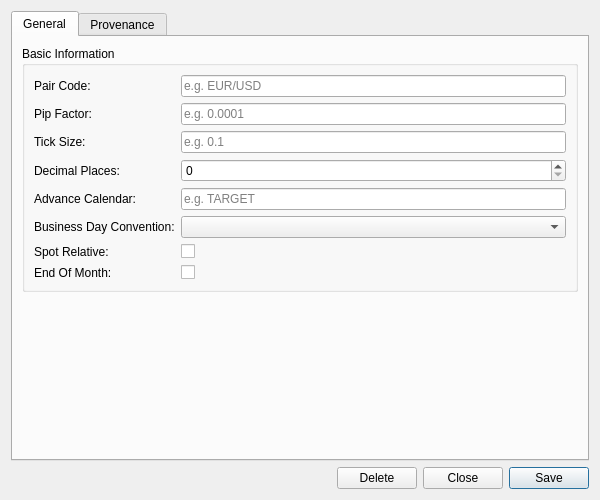
<?xml version="1.0" encoding="UTF-8"?>
<ui version="4.0">
 <class>CurrencyPairConventionDetailDialog</class>
 <widget class="QWidget" name="CurrencyPairConventionDetailDialog">
  <property name="geometry">
   <rect>
    <x>0</x>
    <y>0</y>
    <width>600</width>
    <height>500</height>
   </rect>
  </property>
  <property name="sizePolicy">
   <sizepolicy hsizetype="Preferred" vsizetype="Preferred">
    <horstretch>0</horstretch>
    <verstretch>0</verstretch>
   </sizepolicy>
  </property>
  <property name="minimumSize">
   <size>
    <width>600</width>
    <height>500</height>
   </size>
  </property>
  <property name="windowTitle">
   <string>Currency Pair Convention Details</string>
  </property>
  <layout class="QVBoxLayout" name="verticalLayout">
   <item>
    <widget class="QTabWidget" name="tabWidget">
     <property name="currentIndex"><number>0</number></property>
     <widget class="QWidget" name="generalTab">
      <attribute name="title"><string>General</string></attribute>
      <layout class="QVBoxLayout" name="generalLayout">
       <item>
        <widget class="QGroupBox" name="basicInfoGroup">
         <property name="title">
          <string>Basic Information</string>
         </property>
         <layout class="QFormLayout" name="formLayout">
          <item row="0" column="0">
           <widget class="QLabel" name="labelPairCode">
            <property name="text">
             <string>Pair Code:</string>
            </property>
           </widget>
          </item>
          <item row="0" column="1">
           <widget class="QLineEdit" name="pairCodeEdit">
            <property name="placeholderText">
             <string>e.g. EUR/USD</string>
            </property>
            <property name="readOnly">
             <bool>true</bool>
            </property>
           </widget>
          </item>
          <item row="1" column="0">
           <widget class="QLabel" name="labelPipFactor">
            <property name="text">
             <string>Pip Factor:</string>
            </property>
           </widget>
          </item>
          <item row="1" column="1">
           <widget class="QLineEdit" name="pipFactorEdit">
            <property name="placeholderText">
             <string>e.g. 0.0001</string>
            </property>
           </widget>
          </item>
          <item row="2" column="0">
           <widget class="QLabel" name="labelTickSize">
            <property name="text">
             <string>Tick Size:</string>
            </property>
           </widget>
          </item>
          <item row="2" column="1">
           <widget class="QLineEdit" name="tickSizeEdit">
            <property name="placeholderText">
             <string>e.g. 0.1</string>
            </property>
           </widget>
          </item>
          <item row="3" column="0">
           <widget class="QLabel" name="labelDecimalPlaces">
            <property name="text">
             <string>Decimal Places:</string>
            </property>
           </widget>
          </item>
          <item row="3" column="1">
           <widget class="QSpinBox" name="decimalPlacesSpinBox">
            <property name="minimum">
             <number>0</number>
            </property>
            <property name="maximum">
             <number>9999</number>
            </property>
           </widget>
          </item>
          <item row="4" column="0">
           <widget class="QLabel" name="labelAdvanceCalendar">
            <property name="text">
             <string>Advance Calendar:</string>
            </property>
           </widget>
          </item>
          <item row="4" column="1">
           <widget class="QLineEdit" name="advanceCalendarEdit">
            <property name="placeholderText">
             <string>e.g. TARGET</string>
            </property>
           </widget>
          </item>
          <item row="5" column="0">
           <widget class="QLabel" name="labelBusinessDayConvention">
            <property name="text">
             <string>Business Day Convention:</string>
            </property>
           </widget>
          </item>
          <item row="5" column="1">
           <widget class="QComboBox" name="businessDayConventionCombo">
            <property name="insertPolicy">
             <enum>QComboBox::NoInsert</enum>
            </property>
           </widget>
          </item>
          <item row="6" column="0">
           <widget class="QLabel" name="labelSpotRelative">
            <property name="text">
             <string>Spot Relative:</string>
            </property>
           </widget>
          </item>
          <item row="6" column="1">
           <widget class="QCheckBox" name="spotRelativeCheckBox">
            <property name="text">
             <string/>
            </property>
            <property name="tristate">
             <bool>true</bool>
            </property>
           </widget>
          </item>
          <item row="7" column="0">
           <widget class="QLabel" name="labelEndOfMonth">
            <property name="text">
             <string>End Of Month:</string>
            </property>
           </widget>
          </item>
          <item row="7" column="1">
           <widget class="QCheckBox" name="endOfMonthCheckBox">
            <property name="text">
             <string/>
            </property>
            <property name="tristate">
             <bool>true</bool>
            </property>
           </widget>
          </item>
         </layout>
        </widget>
       </item>
       <item>
        <spacer name="verticalSpacer">
         <property name="orientation">
          <enum>Qt::Vertical</enum>
         </property>
         <property name="sizeHint" stdset="0">
          <size>
           <width>20</width>
           <height>40</height>
          </size>
         </property>
        </spacer>
       </item>
      </layout>
     </widget>
     <widget class="QWidget" name="provenanceTab">
      <attribute name="title"><string>Provenance</string></attribute>
      <layout class="QVBoxLayout" name="provenanceTabLayout">
       <item>
        <widget class="ores::qt::ProvenanceWidget" name="provenanceWidget" native="true"/>
       </item>
      </layout>
     </widget>
    </widget>
   </item>
   <item>
    <layout class="QHBoxLayout" name="buttonLayout">
     <item>
      <spacer name="horizontalSpacer">
       <property name="orientation">
        <enum>Qt::Horizontal</enum>
       </property>
       <property name="sizeHint" stdset="0">
        <size>
         <width>40</width>
         <height>20</height>
        </size>
       </property>
      </spacer>
     </item>
     <item>
      <widget class="QPushButton" name="deleteButton">
       <property name="text">
        <string>Delete</string>
       </property>
      </widget>
     </item>
     <item>
      <widget class="QPushButton" name="closeButton">
       <property name="text">
        <string>Close</string>
       </property>
      </widget>
     </item>
     <item>
      <widget class="QPushButton" name="saveButton">
       <property name="text">
        <string>Save</string>
       </property>
       <property name="default">
        <bool>true</bool>
       </property>
      </widget>
     </item>
    </layout>
   </item>
  </layout>
 </widget>
 <customwidgets>
  <customwidget>
   <class>ores::qt::ProvenanceWidget</class>
   <extends>QWidget</extends>
   <header>ores.qt/ProvenanceWidget.hpp</header>
  </customwidget>
 </customwidgets>
 <resources/>
 <connections/>
</ui>
